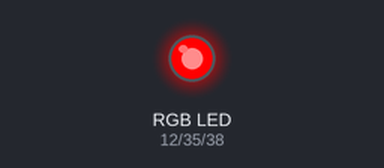
This program was run on a simulated Raspberry Pi (header pin numbers). On the bench: an RGB LED mixed from three pins (HIGH = lit). At 16.1 s the program stops and its outputs stay as they are.

Above: at 0.1 s.
At 2.1 s:
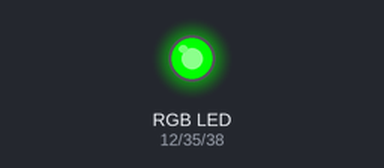
At 4.1 s:
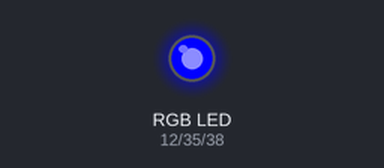
At 6.85 s:
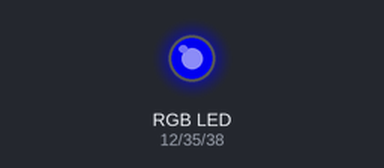
At 10.15 s:
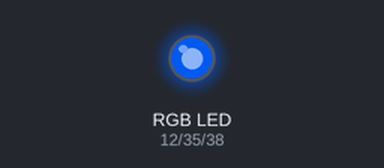
At 16.2 s:
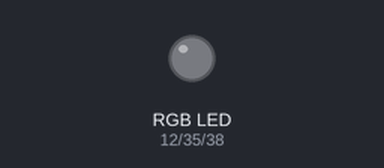
Timing chart, 0 to 17.6 s (numbered marks = the images above):
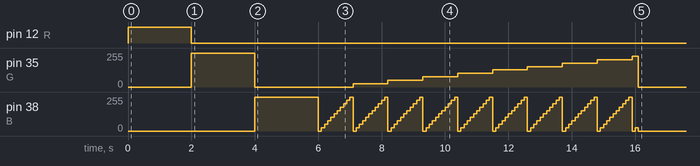

The program:

2_rgb_led.py
```python
#coding:utf-8

# 导入GPIO控制薄块
import RPi.GPIO as GPIO
# 导入time模块
import time
# 导入系统模块
import sys

# 定义引脚
R,G,B = 12,35,38
# 设置使用的引脚编码模式
GPIO.setmode(GPIO.BOARD)

GPIO.setup(R,GPIO.OUT)
GPIO.setup(G,GPIO.OUT)
GPIO.setup(B,GPIO.OUT)

# 使用PWM脉冲宽度调制
pR = GPIO.PWM(R, 60)
pG = GPIO.PWM(G, 60)
pB = GPIO.PWM(B, 60)

pR.start(0)
pG.start(0)
pB.start(0)

# 初始时，各种颜色点亮2秒
pR.ChangeDutyCycle(100)
pG.ChangeDutyCycle(0)
pB.ChangeDutyCycle(0)
time.sleep(2)

pR.ChangeDutyCycle(0)
pG.ChangeDutyCycle(100)
pB.ChangeDutyCycle(0)
time.sleep(2)

pR.ChangeDutyCycle(0)
pG.ChangeDutyCycle(0)
pB.ChangeDutyCycle(100)
time.sleep(2)

endTime = 100
current = 0

# 开始进行炫彩闪烁
while True:
	for r in range(0, 101, 10):
		pR.ChangeDutyCycle(r)
		for g in range(0, 101, 10):
			pG.ChangeDutyCycle(g)
			for b in range(0, 101, 10):
				pB.ChangeDutyCycle(b)
				time.sleep(0.1)
				current += 1
				if (current > endTime):
					pR.stop()
					pG.stop()
					pB.stop()
					GPIO.cleanup()
					sys.exit(0)
```

Measured:
- by itself, pin 35 (G): ramps from 0/255 to 230/255 and jumps back, once every 12.1 s
- by itself, pin 38 (B): repeats every 1.1 s: 26/255 0.10 s, 51/255 0.10 s, 77/255 0.10 s, 102/255 0.10 s, 128/255 0.10 s, 153/255 0.10 s, 179/255 0.10 s, 204/255 0.10 s, 230/255 0.10 s, 255/255 0.10 s, 0/255 0.10 s
